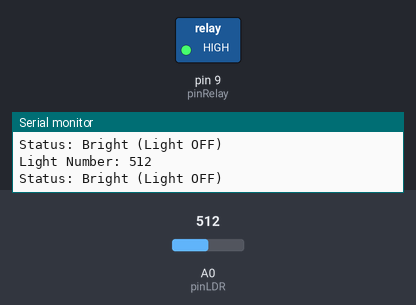
Recording of a sketch running on a simulated Arduino Uno, built with avr-gcc and run on an emulated ATmega328P. Shown: switched loads named in the sketch (green lamp = pin HIGH), the last lines printed to the serial monitor. The test bench sets the inputs (shaded band); at power-on: A0 (pinLDR) = 512.

Above: at 1.2 s.
1.3 s: A0 (pinLDR) set to 685
2.8 s: A0 (pinLDR) set to 706
At 4.2 s:
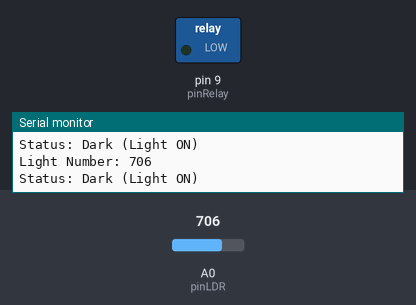
4.5 s: A0 (pinLDR) set to 690
At 5.7 s:
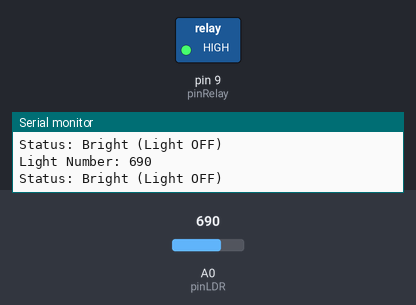
6.0 s: A0 (pinLDR) set to 710
At 6.9 s:
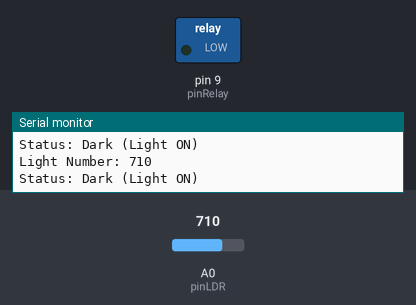
Timing chart, 0 to 8.5 s (numbered marks = the images above; inputs shaded):
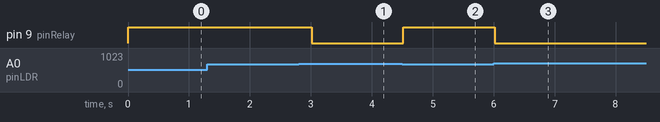

The sketch:

automatic_street_light_arduino.ino
```cpp
// Initial Variable
const int pinLDR   = A0;
const int pinRelay = 9;
int lightNumber = 0;

void setup() {
  pinMode(pinRelay, OUTPUT);
  Serial.begin(9600);
  Serial.println("Automatic Street Light");
}

void loop() {
  // Read sensor
  lightNumber = analogRead(pinLDR);

  // Show light number in Serial Monitor
  Serial.print("Light Number: ");
  Serial.println(lightNumber);

  // If Relay ON then Light ON
  if (lightNumber < 700) {
    digitalWrite(pinRelay, HIGH);
    Serial.println("Status: Bright (Light OFF)");
  } else {
    digitalWrite(pinRelay, LOW);
    Serial.println("Status: Dark (Light ON)");
  }

  delay(300); // // Delay between sensor readings
}
```

Measured:
- the behaviour switches between 699 and 700 on A0 (pinLDR) (found by bisection; images 0 and 1)
- after the input at 2.8 s, pin 9 (pinRelay): HIGH → LOW after 0.21 s
- after the input at 4.5 s, pin 9 (pinRelay): LOW → HIGH at once
- after the input at 6.0 s, pin 9 (pinRelay): HIGH → LOW at once
